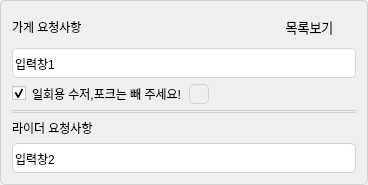
                <widget class="QGroupBox" name="groupBox_20">
                 <property name="styleSheet">
                  <string notr="true">border-radius: 5px; 
border: 1px solid #D3D3D3; </string>
                 </property>
                 <property name="title">
                  <string/>
                 </property>
                 <layout class="QGridLayout" name="gridLayout_34">
                  <item row="0" column="0">
                   <widget class="QLabel" name="label_97">
                    <property name="font">
                     <font>
                      <fontweight>Medium</fontweight>
                     </font>
                    </property>
                    <property name="styleSheet">
                     <string notr="true">border: none;</string>
                    </property>
                    <property name="text">
                     <string>가게 요청사항</string>
                    </property>
                   </widget>
                  </item>
                  <item row="2" column="2">
                   <spacer name="horizontalSpacer_19">
                    <property name="orientation">
                     <enum>Qt::Orientation::Horizontal</enum>
                    </property>
                    <property name="sizeHint" stdset="0">
                     <size>
                      <width>40</width>
                      <height>20</height>
                     </size>
                    </property>
                   </spacer>
                  </item>
                  <item row="3" column="0" colspan="4">
                   <widget class="Line" name="line_7">
                    <property name="orientation">
                     <enum>Qt::Orientation::Horizontal</enum>
                    </property>
                   </widget>
                  </item>
                  <item row="4" column="0">
                   <widget class="QLabel" name="label_98">
                    <property name="font">
                     <font>
                      <fontweight>Medium</fontweight>
                     </font>
                    </property>
                    <property name="styleSheet">
                     <string notr="true">border: none;</string>
                    </property>
                    <property name="text">
                     <string>라이더 요청사항</string>
                    </property>
                   </widget>
                  </item>
                  <item row="5" column="0" colspan="4">
                   <widget class="QLineEdit" name="user_rider_msg">
                    <property name="minimumSize">
                     <size>
                      <width>0</width>
                      <height>30</height>
                     </size>
                    </property>
                    <property name="maximumSize">
                     <size>
                      <width>16777215</width>
                      <height>30</height>
                     </size>
                    </property>
                    <property name="styleSheet">
                     <string notr="true">border-radius: 5px; 
border: 1px solid #D3D3D3; </string>
                    </property>
                    <property name="text">
                     <string>입력창2</string>
                    </property>
                    <property name="alignment">
                     <set>Qt::AlignmentFlag::AlignBottom|Qt::AlignmentFlag::AlignLeading|Qt::AlignmentFlag::AlignLeft</set>
                    </property>
                   </widget>
                  </item>
                  <item row="2" column="0">
                   <widget class="QCheckBox" name="checkBox">
                    <property name="palette">
                     <palette>
                      <active>
                       <colorrole role="WindowText">
                        <brush brushstyle="SolidPattern">
                         <color alpha="255">
                          <red>0</red>
                          <green>0</green>
                          <blue>0</blue>
                         </color>
                        </brush>
                       </colorrole>
                       <colorrole role="Button">
                        <brush brushstyle="SolidPattern">
                         <color alpha="255">
                          <red>255</red>
                          <green>255</green>
                          <blue>255</blue>
                         </color>
                        </brush>
                       </colorrole>
                       <colorrole role="Light">
                        <brush brushstyle="SolidPattern">
                         <color alpha="255">
                          <red>255</red>
                          <green>255</green>
                          <blue>255</blue>
                         </color>
                        </brush>
                       </colorrole>
                       <colorrole role="Midlight">
                        <brush brushstyle="SolidPattern">
                         <color alpha="255">
                          <red>255</red>
                          <green>255</green>
                          <blue>255</blue>
                         </color>
                        </brush>
                       </colorrole>
                       <colorrole role="Dark">
                        <brush brushstyle="SolidPattern">
                         <color alpha="255">
                          <red>127</red>
                          <green>127</green>
                          <blue>127</blue>
                         </color>
                        </brush>
                       </colorrole>
                       <colorrole role="Mid">
                        <brush brushstyle="SolidPattern">
                         <color alpha="255">
                          <red>170</red>
                          <green>170</green>
                          <blue>170</blue>
                         </color>
                        </brush>
                       </colorrole>
                       <colorrole role="Text">
                        <brush brushstyle="SolidPattern">
                         <color alpha="255">
                          <red>0</red>
                          <green>0</green>
                          <blue>0</blue>
                         </color>
                        </brush>
                       </colorrole>
                       <colorrole role="BrightText">
                        <brush brushstyle="SolidPattern">
                         <color alpha="255">
                          <red>255</red>
                          <green>255</green>
                          <blue>255</blue>
                         </color>
                        </brush>
                       </colorrole>
                       <colorrole role="ButtonText">
                        <brush brushstyle="SolidPattern">
                         <color alpha="255">
                          <red>0</red>
                          <green>0</green>
                          <blue>0</blue>
                         </color>
                        </brush>
                       </colorrole>
                       <colorrole role="Base">
                        <brush brushstyle="SolidPattern">
                         <color alpha="255">
                          <red>255</red>
                          <green>255</green>
                          <blue>255</blue>
                         </color>
                        </brush>
                       </colorrole>
                       <colorrole role="Window">
                        <brush brushstyle="SolidPattern">
                         <color alpha="255">
                          <red>255</red>
                          <green>255</green>
                          <blue>255</blue>
                         </color>
                        </brush>
                       </colorrole>
                       <colorrole role="Shadow">
                        <brush brushstyle="SolidPattern">
                         <color alpha="255">
                          <red>0</red>
                          <green>0</green>
                          <blue>0</blue>
                         </color>
                        </brush>
                       </colorrole>
                       <colorrole role="AlternateBase">
                        <brush brushstyle="SolidPattern">
                         <color alpha="255">
                          <red>255</red>
                          <green>255</green>
                          <blue>255</blue>
                         </color>
                        </brush>
                       </colorrole>
                       <colorrole role="ToolTipBase">
                        <brush brushstyle="SolidPattern">
                         <color alpha="255">
                          <red>255</red>
                          <green>255</green>
                          <blue>220</blue>
                         </color>
                        </brush>
                       </colorrole>
                       <colorrole role="ToolTipText">
                        <brush brushstyle="SolidPattern">
                         <color alpha="255">
                          <red>0</red>
                          <green>0</green>
                          <blue>0</blue>
                         </color>
                        </brush>
                       </colorrole>
                       <colorrole role="PlaceholderText">
                        <brush brushstyle="SolidPattern">
                         <color alpha="127">
                          <red>0</red>
                          <green>0</green>
                          <blue>0</blue>
                         </color>
                        </brush>
                       </colorrole>
                       <colorrole role="Accent">
                        <brush brushstyle="SolidPattern">
                         <color alpha="255">
                          <red>255</red>
                          <green>255</green>
                          <blue>255</blue>
                         </color>
                        </brush>
                       </colorrole>
                      </active>
                      <inactive>
                       <colorrole role="WindowText">
                        <brush brushstyle="SolidPattern">
                         <color alpha="255">
                          <red>0</red>
                          <green>0</green>
                          <blue>0</blue>
                         </color>
                        </brush>
                       </colorrole>
                       <colorrole role="Button">
                        <brush brushstyle="SolidPattern">
                         <color alpha="255">
                          <red>255</red>
                          <green>255</green>
                          <blue>255</blue>
                         </color>
                        </brush>
                       </colorrole>
                       <colorrole role="Light">
                        <brush brushstyle="SolidPattern">
                         <color alpha="255">
                          <red>255</red>
                          <green>255</green>
                          <blue>255</blue>
                         </color>
                        </brush>
                       </colorrole>
                       <colorrole role="Midlight">
                        <brush brushstyle="SolidPattern">
                         <color alpha="255">
                          <red>255</red>
                          <green>255</green>
                          <blue>255</blue>
                         </color>
                        </brush>
                       </colorrole>
                       <colorrole role="Dark">
                        <brush brushstyle="SolidPattern">
                         <color alpha="255">
                          <red>127</red>
                          <green>127</green>
                          <blue>127</blue>
                         </color>
                        </brush>
                       </colorrole>
                       <colorrole role="Mid">
                        <brush brushstyle="SolidPattern">
                         <color alpha="255">
                          <red>170</red>
                          <green>170</green>
                          <blue>170</blue>
                         </color>
                        </brush>
                       </colorrole>
                       <colorrole role="Text">
                        <brush brushstyle="SolidPattern">
                         <color alpha="255">
                          <red>0</red>
                          <green>0</green>
                          <blue>0</blue>
                         </color>
                        </brush>
                       </colorrole>
                       <colorrole role="BrightText">
                        <brush brushstyle="SolidPattern">
                         <color alpha="255">
                          <red>255</red>
                          <green>255</green>
                          <blue>255</blue>
                         </color>
                        </brush>
                       </colorrole>
                       <colorrole role="ButtonText">
                        <brush brushstyle="SolidPattern">
                         <color alpha="255">
                          <red>0</red>
                          <green>0</green>
                          <blue>0</blue>
                         </color>
                        </brush>
                       </colorrole>
                       <colorrole role="Base">
                        <brush brushstyle="SolidPattern">
                         <color alpha="255">
                          <red>255</red>
                          <green>255</green>
                          <blue>255</blue>
                         </color>
                        </brush>
                       </colorrole>
                       <colorrole role="Window">
                        <brush brushstyle="SolidPattern">
                         <color alpha="255">
                          <red>255</red>
                          <green>255</green>
                          <blue>255</blue>
                         </color>
                        </brush>
                       </colorrole>
                       <colorrole role="Shadow">
                        <brush brushstyle="SolidPattern">
                         <color alpha="255">
                          <red>0</red>
                          <green>0</green>
                          <blue>0</blue>
                         </color>
                        </brush>
                       </colorrole>
                       <colorrole role="AlternateBase">
                        <brush brushstyle="SolidPattern">
                         <color alpha="255">
                          <red>255</red>
                          <green>255</green>
                          <blue>255</blue>
                         </color>
                        </brush>
                       </colorrole>
                       <colorrole role="ToolTipBase">
                        <brush brushstyle="SolidPattern">
                         <color alpha="255">
                          <red>255</red>
                          <green>255</green>
                          <blue>220</blue>
                         </color>
                        </brush>
                       </colorrole>
                       <colorrole role="ToolTipText">
                        <brush brushstyle="SolidPattern">
                         <color alpha="255">
                          <red>0</red>
                          <green>0</green>
                          <blue>0</blue>
                         </color>
                        </brush>
                       </colorrole>
                       <colorrole role="PlaceholderText">
                        <brush brushstyle="SolidPattern">
                         <color alpha="127">
                          <red>0</red>
                          <green>0</green>
                          <blue>0</blue>
                         </color>
                        </brush>
                       </colorrole>
                       <colorrole role="Accent">
                        <brush brushstyle="SolidPattern">
                         <color alpha="255">
                          <red>255</red>
                          <green>255</green>
                          <blue>255</blue>
                         </color>
                        </brush>
                       </colorrole>
                      </inactive>
                      <disabled>
                       <colorrole role="WindowText">
                        <brush brushstyle="SolidPattern">
                         <color alpha="255">
                          <red>127</red>
                          <green>127</green>
                          <blue>127</blue>
                         </color>
                        </brush>
                       </colorrole>
                       <colorrole role="Button">
                        <brush brushstyle="SolidPattern">
                         <color alpha="255">
                          <red>255</red>
                          <green>255</green>
                          <blue>255</blue>
                         </color>
                        </brush>
                       </colorrole>
                       <colorrole role="Light">
                        <brush brushstyle="SolidPattern">
                         <color alpha="255">
                          <red>255</red>
                          <green>255</green>
                          <blue>255</blue>
                         </color>
                        </brush>
                       </colorrole>
                       <colorrole role="Midlight">
                        <brush brushstyle="SolidPattern">
                         <color alpha="255">
                          <red>255</red>
                          <green>255</green>
                          <blue>255</blue>
                         </color>
                        </brush>
                       </colorrole>
                       <colorrole role="Dark">
                        <brush brushstyle="SolidPattern">
                         <color alpha="255">
                          <red>127</red>
                          <green>127</green>
                          <blue>127</blue>
                         </color>
                        </brush>
                       </colorrole>
                       <colorrole role="Mid">
                        <brush brushstyle="SolidPattern">
                         <color alpha="255">
                          <red>170</red>
                          <green>170</green>
                          <blue>170</blue>
                         </color>
                        </brush>
                       </colorrole>
                       <colorrole role="Text">
                        <brush brushstyle="SolidPattern">
                         <color alpha="255">
                          <red>127</red>
                          <green>127</green>
                          <blue>127</blue>
                         </color>
                        </brush>
                       </colorrole>
                       <colorrole role="BrightText">
                        <brush brushstyle="SolidPattern">
                         <color alpha="255">
                          <red>255</red>
                          <green>255</green>
                          <blue>255</blue>
                         </color>
                        </brush>
                       </colorrole>
                       <colorrole role="ButtonText">
                        <brush brushstyle="SolidPattern">
                         <color alpha="255">
                          <red>127</red>
                          <green>127</green>
                          <blue>127</blue>
                         </color>
                        </brush>
                       </colorrole>
                       <colorrole role="Base">
                        <brush brushstyle="SolidPattern">
                         <color alpha="255">
                          <red>255</red>
                          <green>255</green>
                          <blue>255</blue>
                         </color>
                        </brush>
                       </colorrole>
                       <colorrole role="Window">
                        <brush brushstyle="SolidPattern">
                         <color alpha="255">
                          <red>255</red>
                          <green>255</green>
                          <blue>255</blue>
                         </color>
                        </brush>
                       </colorrole>
                       <colorrole role="Shadow">
                        <brush brushstyle="SolidPattern">
                         <color alpha="255">
                          <red>0</red>
                          <green>0</green>
                          <blue>0</blue>
                         </color>
                        </brush>
                       </colorrole>
                       <colorrole role="AlternateBase">
                        <brush brushstyle="SolidPattern">
                         <color alpha="255">
                          <red>255</red>
                          <green>255</green>
                          <blue>255</blue>
                         </color>
                        </brush>
                       </colorrole>
                       <colorrole role="ToolTipBase">
                        <brush brushstyle="SolidPattern">
                         <color alpha="255">
                          <red>255</red>
                          <green>255</green>
                          <blue>220</blue>
                         </color>
                        </brush>
                       </colorrole>
                       <colorrole role="ToolTipText">
                        <brush brushstyle="SolidPattern">
                         <color alpha="255">
                          <red>0</red>
                          <green>0</green>
                          <blue>0</blue>
                         </color>
                        </brush>
                       </colorrole>
                       <colorrole role="PlaceholderText">
                        <brush brushstyle="SolidPattern">
                         <color alpha="127">
                          <red>127</red>
                          <green>127</green>
                          <blue>127</blue>
                         </color>
                        </brush>
                       </colorrole>
                       <colorrole role="Accent">
                        <brush brushstyle="SolidPattern">
                         <color alpha="255">
                          <red>255</red>
                          <green>255</green>
                          <blue>255</blue>
                         </color>
                        </brush>
                       </colorrole>
                      </disabled>
                     </palette>
                    </property>
                    <property name="mouseTracking">
                     <bool>true</bool>
                    </property>
                    <property name="styleSheet">
                     <string notr="true">border: none;</string>
                    </property>
                    <property name="text">
                     <string>일회용 수저,포크는 빼 주세요!</string>
                    </property>
                    <property name="checked">
                     <bool>true</bool>
                    </property>
                   </widget>
                  </item>
                  <item row="0" column="2">
                   <spacer name="horizontalSpacer_20">
                    <property name="orientation">
                     <enum>Qt::Orientation::Horizontal</enum>
                    </property>
                    <property name="sizeHint" stdset="0">
                     <size>
                      <width>40</width>
                      <height>20</height>
                     </size>
                    </property>
                   </spacer>
                  </item>
                  <item row="0" column="1">
                   <spacer name="horizontalSpacer_22">
                    <property name="orientation">
                     <enum>Qt::Orientation::Horizontal</enum>
                    </property>
                    <property name="sizeHint" stdset="0">
                     <size>
                      <width>40</width>
                      <height>20</height>
                     </size>
                    </property>
                   </spacer>
                  </item>
                  <item row="1" column="0" colspan="4">
                   <widget class="QLineEdit" name="user_rst_msg">
                    <property name="minimumSize">
                     <size>
                      <width>0</width>
                      <height>30</height>
                     </size>
                    </property>
                    <property name="font">
                     <font>
                      <bold>false</bold>
                     </font>
                    </property>
                    <property name="layoutDirection">
                     <enum>Qt::LayoutDirection::LeftToRight</enum>
                    </property>
                    <property name="styleSheet">
                     <string notr="true">border-radius: 5px; 
border: 1px solid #D3D3D3; </string>
                    </property>
                    <property name="text">
                     <string>입력창1</string>
                    </property>
                    <property name="alignment">
                     <set>Qt::AlignmentFlag::AlignBottom|Qt::AlignmentFlag::AlignLeading|Qt::AlignmentFlag::AlignLeft</set>
                    </property>
                   </widget>
                  </item>
                  <item row="0" column="3">
                   <widget class="QGroupBox" name="groupBox_23">
                    <property name="minimumSize">
                     <size>
                      <width>50</width>
                      <height>30</height>
                     </size>
                    </property>
                    <property name="maximumSize">
                     <size>
                      <width>75</width>
                      <height>30</height>
                     </size>
                    </property>
                    <property name="styleSheet">
                     <string notr="true">border: none;</string>
                    </property>
                    <property name="title">
                     <string/>
                    </property>
                    <layout class="QHBoxLayout" name="horizontalLayout_8">
                     <property name="spacing">
                      <number>0</number>
                     </property>
                     <property name="leftMargin">
                      <number>0</number>
                     </property>
                     <property name="topMargin">
                      <number>0</number>
                     </property>
                     <property name="rightMargin">
                      <number>0</number>
                     </property>
                     <property name="bottomMargin">
                      <number>0</number>
                     </property>
                     <item>
                      <widget class="QPushButton" name="pushButton_32">
                       <property name="minimumSize">
                        <size>
                         <width>55</width>
                         <height>20</height>
                        </size>
                       </property>
                       <property name="maximumSize">
                        <size>
                         <width>55</width>
                         <height>16777215</height>
                        </size>
                       </property>
                       <property name="font">
                        <font>
                         <pointsize>10</pointsize>
                        </font>
                       </property>
                       <property name="styleSheet">
                        <string notr="true">border: none;</string>
                       </property>
                       <property name="text">
                        <string>목록보기</string>
                       </property>
                      </widget>
                     </item>
                     <item>
                      <widget class="QPushButton" name="pushButton_31">
                       <property name="minimumSize">
                        <size>
                         <width>20</width>
                         <height>20</height>
                        </size>
                       </property>
                       <property name="maximumSize">
                        <size>
                         <width>20</width>
                         <height>20</height>
                        </size>
                       </property>
                       <property name="styleSheet">
                        <string notr="true">border-image: url(:/image/main_img/eeeeee.jpg);</string>
                       </property>
                       <property name="text">
                        <string/>
                       </property>
                      </widget>
                     </item>
                    </layout>
                   </widget>
                  </item>
                  <item row="2" column="1">
                   <widget class="QLabel" name="label_10">
                    <property name="minimumSize">
                     <size>
                      <width>20</width>
                      <height>20</height>
                     </size>
                    </property>
                    <property name="maximumSize">
                     <size>
                      <width>20</width>
                      <height>20</height>
                     </size>
                    </property>
                    <property name="styleSheet">
                     <string notr="true">border-image: url(:/image/main_img/ic_leaf_18x18.png);</string>
                    </property>
                    <property name="text">
                     <string/>
                    </property>
                   </widget>
                  </item>
                 </layout>
                </widget>
